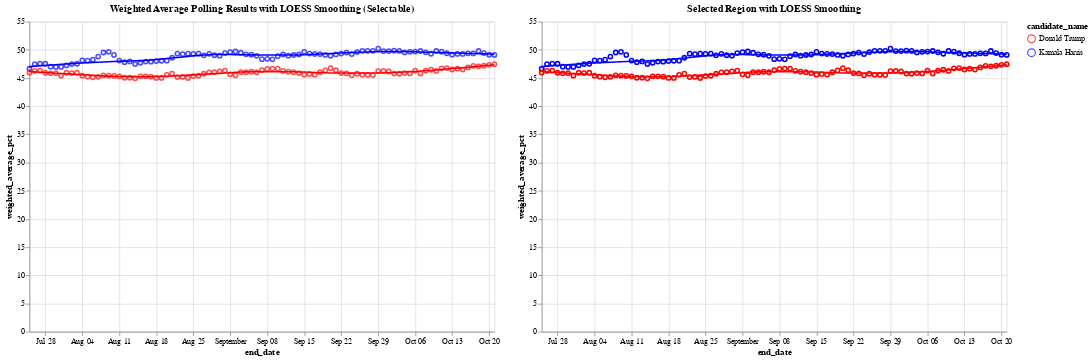

The notebook cell this image was saved under:
### Markdown cell above
Let's look at the loess smoothed curve of this

### Code cell
# Define the color scale for the two candidates
color_scale = alt.Scale(domain=['Donald Trump', 'Kamala Harris'], range=['red', 'blue'])

# Step 1: Create a selection brush for the horizontal axis (end_date)
brush = alt.selection_interval(encodings=['x'])  # Brush selection on the x-axis

# Step 2: Create the base chart with points and LOESS smoothing (Chart 1)
base = alt.Chart(df_weighted_averages).mark_point().encode(
    x='end_date:T',
    y='weighted_average_pct:Q',
    color=alt.Color('candidate_name:N', scale=color_scale)
)

loess = base.transform_loess(
    'end_date', 'weighted_average_pct', groupby=['candidate_name'], bandwidth=0.3
).mark_line()

chart1 = (base + loess).add_params(
    brush  # Add the brush selection to Chart 1
).properties(
    title='Weighted Average Polling Results with LOESS Smoothing (Selectable)',
    width=600,
    height=400
)

# Step 3: Create the side-by-side chart that will show the selected region with tooltip

# Apply the same selection filter to both points and LOESS in chart2
selected_points = base.encode(
    opacity=alt.condition(brush, alt.value(1), alt.value(0)),  # Highlight only selected points
    tooltip=['end_date:T', 'candidate_name:N', 'weighted_average_pct:Q']  # Add tooltip for points
).transform_filter(
    brush  # Filter by brush selection
)

# Apply LOESS smoothing for the selected range
selected_loess = alt.Chart(df_weighted_averages).transform_loess(
    'end_date', 'weighted_average_pct', groupby=['candidate_name'], bandwidth=0.3
).mark_line().encode(
    x='end_date:T',
    y='weighted_average_pct:Q',
    color=alt.Color('candidate_name:N', scale=color_scale),
    tooltip=['end_date:T', 'candidate_name:N', 'weighted_average_pct:Q']
).transform_filter(
    brush  # Filter the LOESS line by the brush selection
)

# Combine selected points and LOESS for the second chart
chart2 = (selected_points + selected_loess).properties(
    title='Selected Region with LOESS Smoothing',
    width=600,
    height=400
)

# Combine the two charts side by side
final_chart = alt.hconcat(chart1, chart2)

# Display the final chart
final_chart.show()

### Figure 1 — Vega-Lite specification as saved in the notebook (floating-point values rounded to 4 significant figures; data arrays with more than 128 entries replaced by an {"elided": "..."} marker saying what was removed)
{"config": {"view": {"continuousWidth": 300, "continuousHeight": 300}}, "hconcat": [{"layer": [{"mark": {"type": "point"}, "encoding": {"color": {"field": "candidate_name", "scale": {"domain": ["Donald Trump", "Kamala Harris"], "range": ["red", "blue"]}, "type": "nominal"}, "x": {"field": "end_date", "type": "temporal"}, "y": {"field": "weighted_average_pct", "type": "quantitative"}}, "name": "view_1"}, {"mark": {"type": "line"}, "encoding": {"color": {"field": "candidate_name", "scale": {"domain": ["Donald Trump", "Kamala Harris"], "range": ["red", "blue"]}, "type": "nominal"}, "x": {"field": "end_date", "type": "temporal"}, "y": {"field": "weighted_average_pct", "type": "quantitative"}}, "transform": [{"loess": "weighted_average_pct", "on": "end_date", "bandwidth": 0.3, "groupby": ["candidate_name"]}]}], "height": 400, "title": "Weighted Average Polling Results with LOESS Smoothing (Selectable)", "width": 600}, {"layer": [{"mark": {"type": "point"}, "encoding": {"color": {"field": "candidate_name", "scale": {"domain": ["Donald Trump", "Kamala Harris"], "range": ["red", "blue"]}, "type": "nominal"}, "opacity": {"condition": {"param": "param_1", "value": 1}, "value": 0}, "tooltip": [{"field": "end_date", "type": "temporal"}, {"field": "candidate_name", "type": "nominal"}, {"field": "weighted_average_pct", "type": "quantitative"}], "x": {"field": "end_date", "type": "temporal"}, "y": {"field": "weighted_average_pct", "type": "quantitative"}}, "transform": [{"filter": {"param": "param_1"}}]}, {"mark": {"type": "line"}, "encoding": {"color": {"field": "candidate_name", "scale": {"domain": ["Donald Trump", "Kamala Harris"], "range": ["red", "blue"]}, "type": "nominal"}, "tooltip": [{"field": "end_date", "type": "temporal"}, {"field": "candidate_name", "type": "nominal"}, {"field": "weighted_average_pct", "type": "quantitative"}], "x": {"field": "end_date", "type": "temporal"}, "y": {"field": "weighted_average_pct", "type": "quantitative"}}, "transform": [{"loess": "weighted_average_pct", "on": "end_date", "bandwidth": 0.3, "groupby": ["candidate_name"]}, {"filter": {"param": "param_1"}}]}], "height": 400, "title": "Selected Region with LOESS Smoothing", "width": 600}], "data": {"name": "data-eaf9596a4ac3232d8a436ade83a88c5f"}, "params": [{"name": "param_1", "select": {"type": "interval", "encodings": ["x"]}, "views": ["view_1"]}], "$schema": "https://vega.github.io/schema/vega-lite/v5.20.1.json", "datasets": {"data-eaf9596a4ac3232d8a436ade83a88c5f": {"elided": "178 records"}}}
